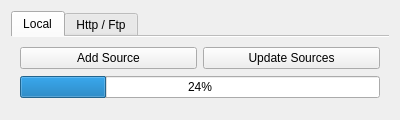
<?xml version="1.0" encoding="UTF-8"?>
<ui version="4.0">
 <class>SourcesParams</class>
 <widget class="QWidget" name="SourcesParams">
  <property name="windowModality">
   <enum>Qt::NonModal</enum>
  </property>
  <property name="geometry">
   <rect>
    <x>0</x>
    <y>0</y>
    <width>400</width>
    <height>113</height>
   </rect>
  </property>
  <property name="windowTitle">
   <string notr="true">Form</string>
  </property>
  <layout class="QVBoxLayout" name="verticalLayout">
   <item>
    <widget class="QTabWidget" name="tabWidget">
     <property name="tabPosition">
      <enum>QTabWidget::North</enum>
     </property>
     <property name="tabShape">
      <enum>QTabWidget::Rounded</enum>
     </property>
     <property name="currentIndex">
      <number>0</number>
     </property>
     <property name="documentMode">
      <bool>true</bool>
     </property>
     <property name="tabsClosable">
      <bool>false</bool>
     </property>
     <property name="movable">
      <bool>false</bool>
     </property>
     <widget class="QWidget" name="localTab">
      <attribute name="title">
       <string>Local</string>
      </attribute>
      <layout class="QGridLayout" name="gridLayout">
       <item row="0" column="0">
        <widget class="QPushButton" name="pushButton">
         <property name="text">
          <string>Add Source</string>
         </property>
        </widget>
       </item>
       <item row="0" column="1">
        <widget class="QPushButton" name="pushButton_2">
         <property name="text">
          <string>Update Sources</string>
         </property>
        </widget>
       </item>
       <item row="1" column="0" colspan="2">
        <widget class="QProgressBar" name="progressBar">
         <property name="value">
          <number>24</number>
         </property>
        </widget>
       </item>
      </layout>
     </widget>
     <widget class="QWidget" name="distantTab">
      <attribute name="title">
       <string>Http / Ftp</string>
      </attribute>
     </widget>
    </widget>
   </item>
  </layout>
 </widget>
 <resources/>
 <connections/>
</ui>
